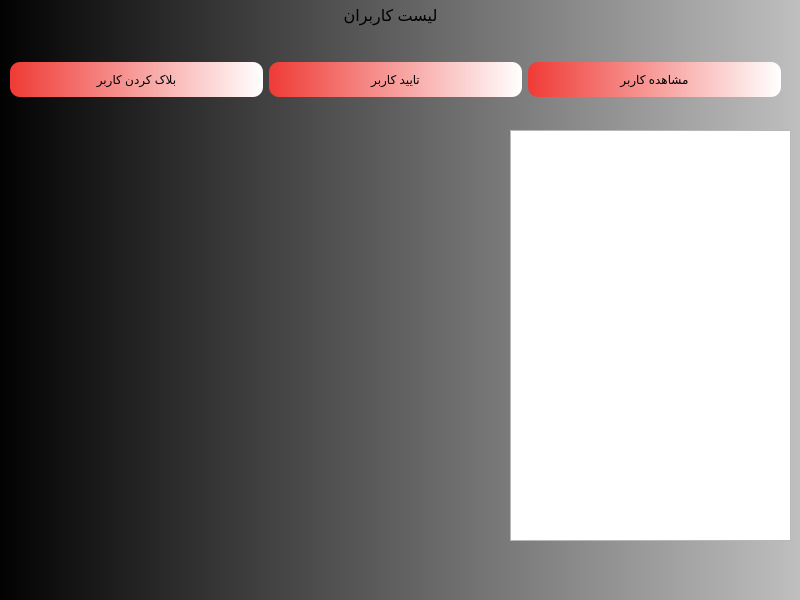
<?xml version="1.0" encoding="UTF-8"?>
<ui version="4.0">
 <class>MainWindow</class>
 <widget class="QMainWindow" name="MainWindow">
  <property name="geometry">
   <rect>
    <x>0</x>
    <y>0</y>
    <width>800</width>
    <height>600</height>
   </rect>
  </property>
  <property name="windowTitle">
   <string>MainWindow</string>
  </property>
  <widget class="QWidget" name="centralwidget">
   <widget class="QLabel" name="label">
    <property name="geometry">
     <rect>
      <x>290</x>
      <y>-30</y>
      <width>201</width>
      <height>91</height>
     </rect>
    </property>
    <property name="font">
     <font>
      <pointsize>12</pointsize>
     </font>
    </property>
    <property name="styleSheet">
     <string notr="true">color: rgb(0, 0, 0);</string>
    </property>
    <property name="text">
     <string>لیست کاربران</string>
    </property>
    <property name="alignment">
     <set>Qt::AlignmentFlag::AlignCenter</set>
    </property>
   </widget>
   <widget class="QWidget" name="horizontalLayoutWidget">
    <property name="geometry">
     <rect>
      <x>10</x>
      <y>40</y>
      <width>771</width>
      <height>80</height>
     </rect>
    </property>
    <layout class="QHBoxLayout" name="horizontalLayout">
     <item>
      <widget class="QPushButton" name="pushButton_2">
       <property name="styleSheet">
        <string notr="true">background-color: qlineargradient(spread:pad, x1:0, y1:0, x2:1, y2:0, stop:0 #ef3b36, stop:1 #ffffff);
color: rgb(0, 0, 0);
padding:10px;
font: 9pt &quot;B nazanin&quot;;
border:0px solid;
border-radius:10px</string>
       </property>
       <property name="text">
        <string>بلاک کردن کاربر</string>
       </property>
      </widget>
     </item>
     <item>
      <widget class="QPushButton" name="pushButton">
       <property name="styleSheet">
        <string notr="true">background-color: qlineargradient(spread:pad, x1:0, y1:0, x2:1, y2:0, stop:0 #ef3b36, stop:1 #ffffff);
color: rgb(0, 0, 0);
padding:10px;
font: 9pt &quot;B nazanin&quot;;
border:0px solid;
border-radius:10px</string>
       </property>
       <property name="text">
        <string>تایید کاربر</string>
       </property>
      </widget>
     </item>
     <item>
      <widget class="QPushButton" name="pushButton_3">
       <property name="styleSheet">
        <string notr="true">background-color: qlineargradient(spread:pad, x1:0, y1:0, x2:1, y2:0, stop:0 #ef3b36, stop:1 #ffffff);
color: rgb(0, 0, 0);
padding:10px;
font: 9pt &quot;B nazanin&quot;;
border:0px solid;
border-radius:10px</string>
       </property>
       <property name="text">
        <string>مشاهده کاربر</string>
       </property>
      </widget>
     </item>
    </layout>
   </widget>
   <widget class="QListWidget" name="listWidget">
    <property name="geometry">
     <rect>
      <x>510</x>
      <y>130</y>
      <width>281</width>
      <height>411</height>
     </rect>
    </property>
   </widget>
   <widget class="QFrame" name="frame">
    <property name="geometry">
     <rect>
      <x>-10</x>
      <y>-70</y>
      <width>1081</width>
      <height>731</height>
     </rect>
    </property>
    <property name="styleSheet">
     <string notr="true">background-color: qlineargradient(spread:pad, x1:0, y1:0, x2:1, y2:0, stop:0 rgba(0, 0, 0, 255), stop:1 rgba(255, 255, 255, 255));
background-image: url(:/new/prefix3/Screenshot 2025-06-30 012056.png);
background-size:cover</string>
    </property>
    <property name="frameShape">
     <enum>QFrame::Shape::StyledPanel</enum>
    </property>
    <property name="frameShadow">
     <enum>QFrame::Shadow::Raised</enum>
    </property>
   </widget>
   <zorder>frame</zorder>
   <zorder>label</zorder>
   <zorder>horizontalLayoutWidget</zorder>
   <zorder>listWidget</zorder>
  </widget>
 </widget>
 <resources/>
 <connections/>
</ui>
